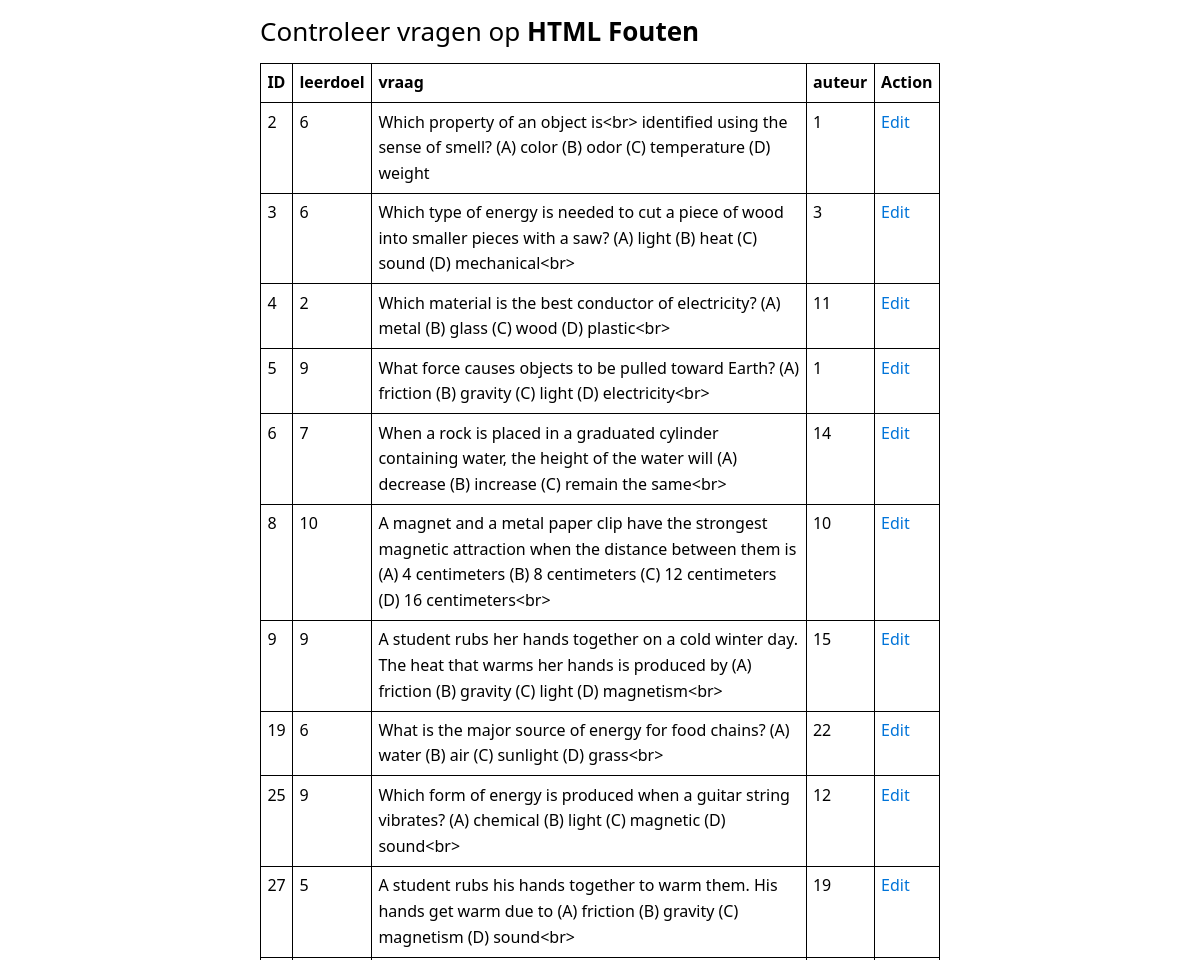
Page /editor/htmlcleaner/ (upper part) on the earlier database version.
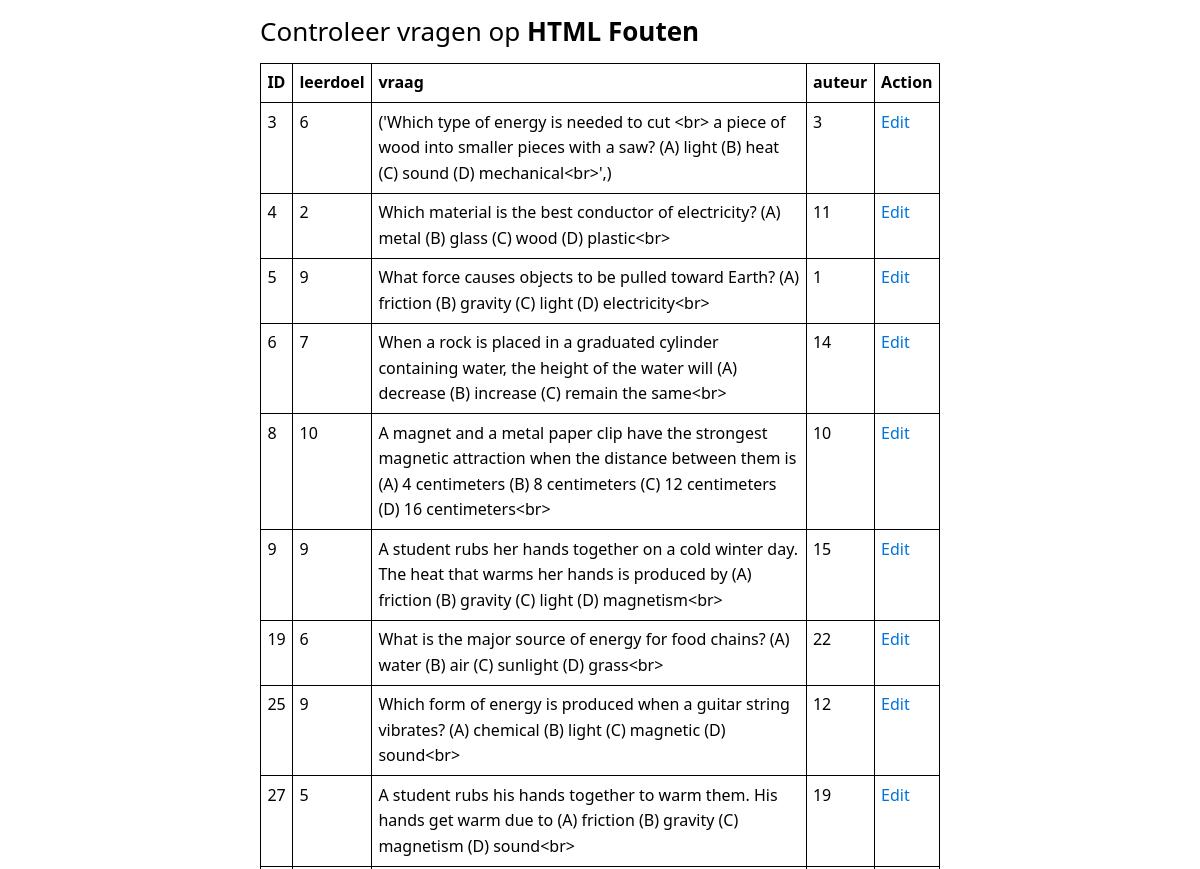
Same page on the later database version.
### tables this page shows
CREATE TABLE `vragen` (
  `id` integer NOT NULL
,  `leerdoel` integer DEFAULT NULL
,  `vraag` text NOT NULL
,  `auteur` integer DEFAULT NULL
);

### main.py (the view)
@app.route("/editor/htmlcleaner/")
def htmleditor():
    con = sqlite3.connect(DATABASE)
    con.row_factory = sqlite3.Row
    cur = con.cursor()
    cur.execute("SELECT * FROM vragen WHERE vraag LIKE '%<br>%' OR vraag LIKE '%&nbsp;%'")
    rows = cur.fetchall()
    return render_template("HTMLupdate.html",rows = rows)

### main.py (called while the page is built)
@app.teardown_appcontext
def close_connection(exception):
    db = getattr(g, '_database', None)
    if db is not None:
        db.close()

@app.before_request
def before_request():
    g.user = None
    if 'user_id' in session:
        user = [x for x in users if x.id == session['user_id']][0]
        g.user = user

### templates/Htmlupdate.html (shortened to what this page needs)
<!DOCTYPE html>
<html lang="en">
<head>
    <link rel="stylesheet" href="/static/basic.css" type="text/css">
</head>
<body>
<main>
<div class="container">
    <div class="row">
        <div class="col md-12">
            <div class="jumbotron p-3">
                <h2>Controleer vragen op <b>HTML Fouten</b></h2>
                <table class="table table-hover table-dark">
                    <tr>
                        <th>ID</th>
                        <th>leerdoel</th>
                        <th>vraag</th>
                        <th>auteur</th>
                        <th>Action</th>
                    </tr>
                   {% for row in rows %}
                    <tr>
                        <td>{{row.id}}</td>
                        <td>{{row.Leerdoel}}</td>
                        <td>{{row.vraag}}</td>
                        <td>{{row.auteur}}</td>
                        <td>
                            <a href="/editor/htmlcleaner/update/{{row.id}}" class="btn btn-warning btn-xs" data-toggle="modal" data-target="#modaledit{{row.id}}">Edit</a>
                        </td>
                    </tr>
            {% endfor %}
        </div>
</main>
</body>
</html>

Differences in the rows shown:
no longer on this page (row edited): vragen: id "2", Leerdoel "6", vraag "Which property of an object is<br> identified using the sense of smell? (A) color (B) odor (C) temperature (D) weight", auteur "1"
changed vragen: vraag "Which type of energy is needed to cut a piece of wood into smaller pieces with a saw? (A) light (B) heat (C) sound (D) mechanical<br>" → "('Which type of energy is needed to cut <br> a piece of wood into smaller pieces with a saw? (A) light (B) heat (C) sound (D) mechanical<br>',)"
